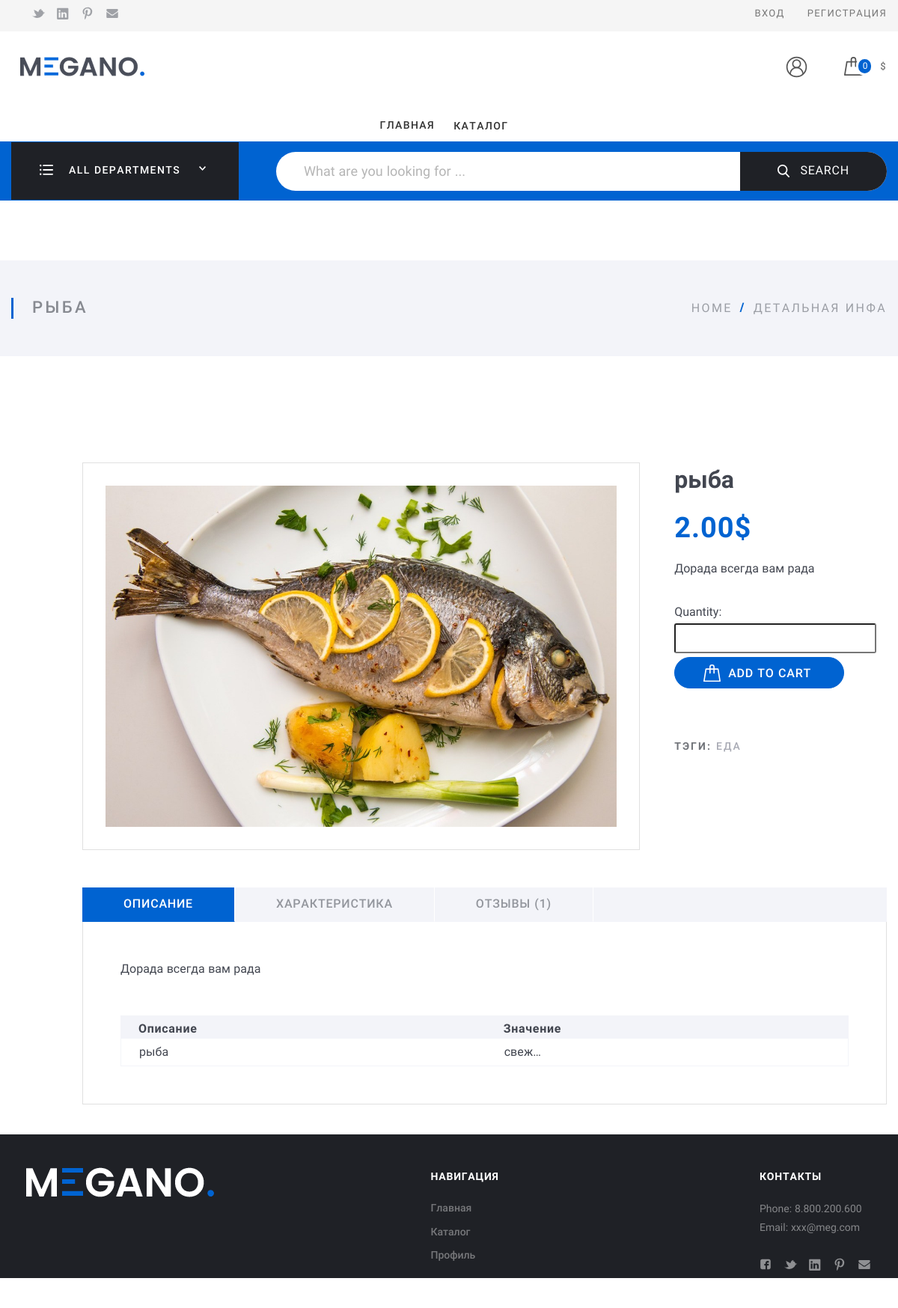
Screenshot of /product/ryba/ with the database file from the repository.
### my_store_app/models.py (models this page shows, shortened)
class Product(models.Model):
    category = models.ForeignKey(
        ProductCategory,
        on_delete=models.CASCADE,
        related_name='products',
        verbose_name='good_category',
    )
    name = models.CharField(max_length=100, verbose_name=_('product name'))
    code = models.CharField(max_length=10, null=True, blank=True, verbose_name=_('product code'))
    slug = models.SlugField(db_index=True, verbose_name=_('product slug'))
    image = models.ImageField(verbose_name=_('product image'))
    description = models.TextField(max_length=2550, null=True, verbose_name=_('product description'))
    rating = models.FloatField(null=True, default=0, verbose_name=_('rating'))
    is_published = models.BooleanField(verbose_name=_('is published'), null=True, blank=True, default=True)
    tags = TaggableManager()
    limited = models.BooleanField(default=False, verbose_name=_('limited edition'))
    price = models.DecimalField(max_digits=10, decimal_places=2, verbose_name=_('price'))
    quantity = models.IntegerField(verbose_name=_('quantity'))
    is_free_delivery = models.BooleanField(default=False, verbose_name='free delivery')
    def __str__(self):
        return self.name
    @property
    def image_url(self):
        if self.image and hasattr(self.image, 'url'):
            return self.image.url
    class Meta:
        verbose_name = _('product')
        verbose_name_plural = _('products')
        db_table = 'products'

class Specifications(models.Model):
    value = models.CharField(max_length=32, null=False)
    product = models.ForeignKey(Product, on_delete=models.CASCADE, blank=True, null=True, related_name='specifications')
    class Meta:
        verbose_name = _('specification')
        verbose_name_plural = _('specifications')
        db_table = 'specifications'

### my_store_app/views.py (the view)
# urls.py: path('product/<slug:slug>/', ProductDetailView.as_view(), name='product'),
class ProductDetailView(DetailView):
    model = Product
    context_object_name = 'product'
    template_name = 'product.html'
    slug_url_kwarg = 'slug'
    paginate_by = 3
    def get_context_data(self,  **kwargs) -> Dict:
        context = super().get_context_data(**kwargs)
        product = CurrentProduct(instance=context['product'])
        reviews = product.get_reviews
        print('reviews', reviews)
        cart_product_form = CartAddProductForm()
        context = {
            'reviews_count': reviews.count(),
            'comments': reviews,
            'form': ReviewForm(),
            'specifications': product.get_specifications,
            'tags': product.get_tags,
            'cart_product_form': cart_product_form,
            **context
        }
        return context

### my_store_app/forms.py
class ReviewForm(forms.ModelForm):
    class Meta:
        model = ProductComment
        fields = ['product', 'user', 'author', 'content', 'rating']

class CartAddProductForm(forms.Form):
    quantity = forms.IntegerField(min_value=1)
    update = forms.BooleanField(required=False, initial=False, widget=forms.HiddenInput)

### my_store_app/context_processors.py (called while the page is built)
def cart(request):
    return {'cart': Cart(request)}

def load_settings(request):
    return {'site_settings': SiteSettings.load()}

### my_store_app/models.py (called while the page is built)
    @property
    def icon_url(self):
        if self.icon and hasattr(self.icon, 'url'):
            return self.icon.url

    def __str__(self) -> str:
        return f'Comments for {str(self.product)}'

    @classmethod
    def load(cls):
        try:
            return cls.objects.get()
        except cls.DoesNotExist:
            return cls()

### my_store_app/services/cart.py (called while the page is built)
    def __len__(self):
        return sum(item['quantity'] for item in self.cart.values())

### my_store_app/services/good_detail.py (called while the page is built)
    @property
    def get_specifications(self) -> QuerySet:
        specifications_cache_key = 'specifications:{}'.format(self.product.id)
        specifications = cache.get(specifications_cache_key)
        if not specifications:
            specifications = self.product.specifications.all()
            cache.set(specifications_cache_key, specifications, 24 * 60 * 60)
        return specifications

    @property
    def get_tags(self) -> QuerySet:
        tags_cache_key = 'tags:{}'.format(self.product.id)
        tags = cache.get(tags_cache_key)
        if not tags:
            tags = self.product.tags.all()
            cache.set(tags_cache_key, tags, 24 * 60 * 60)
        return tags

    @property
    def get_reviews(self) -> QuerySet:
        reviews_cache_key = 'reviews:{}'.format(self.product.id)
        reviews = cache.get(reviews_cache_key)
        if not reviews:
            reviews = self.product.product_comments.all()
            cache.set(reviews_cache_key, reviews, 2 * 6 * 1)
        return reviews

### my_store_app/templatetags/category_tags.py (called while the page is built)
@register.simple_tag()
def get_categories():
    return ProductCategory.objects.all()

### my_store_app/templates/product.html (shortened to what this page needs)
{% extends 'base.html' %}
{% load i18n %}
{% load static %}
{% block header %}
{% include 'includes/header.html' %}
{% endblock %}
{% block content %}
    <div class="Middle Middle_top">
        <div class="Middle-top">
            <div class="wrap">
                <div class="Middle-header">
                    <h1 class="Middle-title">{{ product.name }}</h1>
                    <ul class="breadcrumbs Middle-breadcrumbs">
                        <li class="breadcrumbs-item"><a href="/">{% trans 'home' %}</a></li>
                        <li class="breadcrumbs-item breadcrumbs-item_current"><span>Детальная инфа</span></li>
                    </ul>
                </div>
            </div>
        </div>
        <div class="Middle Middle_top">
            <div class="Section">
                <div class="wrap">
                    <div class="Product">
                        <div class="ProductCard">
                            <div class="ProductCard-look">
                                <div class="ProductCard-photo">
                                    <img src="{{ product.image_url }}" alt="product.jpg">
                                </div>
                            </div>
                            <div class="ProductCard-desc">
                                <div class="ProductCard-header">
                                    <h2 class="ProductCard-title">{{ product.name }}
                                    </h2>
                                    <div class="ProductCard-info">
                                        <div class="ProductCard-cost">
                                            <div class="ProductCard-price">{{ product.price }}$
                                            </div>
                                        </div>
                                    </div>
                                </div>
                                <div class="ProductCard-text">
                                    {{ product.description }}
                                </div>
                                <div class="ProductCard-cart">
                                    <form method="post" action="{% url 'cart_add' product.id  %}">
                                    {{ cart_product_form }}
                                    <div class="ProductCard-cartElement">
                                        <button type="submit" class="btn btn_primary">
                                    <img class="btn-icon" src="{% static 'assets/img/icons/card/cart_white.svg' %}" alt="cart_white.svg"><span class="btn-content">{% trans 'Add To Cart' %}</span>
                                        </button>
                                    </div>
                                    </form>
                                </div>
                                <div class="ProductCard-footer">
                                    <div class="ProductCard-tags">
                                        <strong class="ProductCard-tagsTitle">Тэги:
                                        </strong>
                                        {% for tag in tags %}
                                        <a href="#">{{ tag }}</a>
                                        {% endfor %}
                                    </div>
                                </div>
                            </div>
                        </div>
                        <div class="Tabs Tabs_default">
                            <div class="Tabs-links"><a class="Tabs-link_ACTIVE Tabs-link" href="#description"><span>Описание</span></a><a class="Tabs-link" href="#addit"><span>Характеристика</span></a><a class="Tabs-link" href="#reviews"><span>Отзывы  (<span class="count_reviews">{{ reviews_count|default_if_none:"0" }}</span>)</span></a>
                            </div>
                            <div class="Tabs-wrap">
                                <div class="Tabs-block" id="description">
                                   {{ product.description }}
                                    <div class="table">
                                        <table>
                                            <tbody><tr>
                                                <th>{% trans 'Описание' %}
                                                </th>
                                                <th>{% trans 'Значение' %}
                                                </th>
                                            </tr>
                                            {% for spec in specifications %}
                                            <tr>
                                                <td>{{ spec.product }}
                                                </td>
                                                <td>{{ spec.value|truncatechars:5 }}
                                                </td>
                                            </tr>
                                        </tbody></table>
                                    </div>
                                </div>
                                            {% endfor %}
                        </div>
                    </div>
                </div>
            </div>
        </div>
    </div>
{% endblock %}
{% block footer %}
{% include 'includes/footer.html' %}
{% endblock %}

### my_store_app/static/assets/css/basic.css (style rules this page uses)
html { font-family: sans-serif; -ms-text-size-adjust: 100%; -webkit-text-size-adjust: 100%; }
body { margin: 0; }
a { background-color: transparent; -webkit-text-decoration-skip: objects; }
b, strong { font-weight: inherit; }
b, strong { font-weight: bolder; }
h1 { font-size: 2em; margin: 0.67em 0; }
img { border-style: none; }
button, input, select, textarea { font: inherit; margin: 0; }
button, input { overflow: visible; }
button, select { text-transform: none; }
button, html [type="button"], [type="reset"], [type="submit"] { -webkit-appearance: button; }
.breadcrumbs { text-transform: uppercase; line-height: 1.8em; font-size: 16px; overflow: hidden; display: block; margin: 0; padding: 0; }
.breadcrumbs:before, .breadcrumbs:after { content: ""; display: table; }
.breadcrumbs:after { clear: both; }
.breadcrumbs-item { display: block; float: left; position: relative; letter-spacing: 2.4px; }
.breadcrumbs-item + .breadcrumbs-item { margin-left: 28px; }
.breadcrumbs-item + .breadcrumbs-item:after { content: '/'; display: block; width: 20px; height: 20px; line-height: 20px; z-index: 0; position: absolute; color: #0063d1; font-weight: 900; text-align: center; left: -24px; top: 50%; margin-top: -11px; }
.breadcrumbs-item a { color: #9b9ea5; border-bottom: none; position: relative; z-index: 1; }
.breadcrumbs-item_current { color: #9b9ea5; text-decoration: none; }
.btn { display: inline-flex; align-items: center; justify-content: center; min-height: 42px; border: 1px solid #fff; border-color: #fff; border-radius: 100px; background: #fff; padding: 3px 15px; line-height: 1.2em; text-align: center; color: #424650; text-decoration: none; position: relative; font-size: 16px; border-color: #fff; color: #424650; background: #fff; transition: all 200ms; font-weight: 500; text-transform: uppercase; letter-spacing: 0.8px; padding-left: 38px; padding-right: 38px; }
.btn-icon { vertical-align: middle; margin: 0 !important; margin-right: 10px !important; }
.btn-content { position: relative; display: inline-block; padding-right: 5px; }
.btn_primary { border-color: #0063d1; color: #fff; background: #0063d1; transition: all 200ms; }
label { display: inline-block; }
.table { overflow: auto; }
html { height: 100%; width: 100%; display: block; font-family: Roboto, Verdana, Arial, "Helvetica CY", Helvetica, "Nimbus Sans L", sans-serif; }
body { min-height: 100%; font-size: 16px; color: #424650; line-height: 1.3em; text-align: left; position: relative; min-width: 320px; background: #fff; display: flex; flex-direction: column; }
* { box-sizing: border-box; }
a { text-decoration: none; color: #0063d1; border-bottom: 1px solid #84beff; border-bottom: 1px solid rgba(0, 99, 209, 0); padding-bottom: 0; cursor: pointer; }
ul { margin: 20px 0; padding: 0 0 0 8px; list-style: none; line-height: 1.5em; }
ul li { position: relative; list-style: none; }
ul li:after { content: ' '; width: 4px; height: 4px; position: absolute; top: 10px; left: -8px; border-radius: 10px; }
h1, h2, h3 { text-align: left; font-weight: bold; margin-bottom: 20px; line-height: 1.3em; }
h1:first-child, h2:first-child, h3:first-child { margin-top: 0; }
h1 { margin-bottom: 40px; margin-top: 20px; }
h2 { margin-bottom: 25px; margin-top: 49px; }
table { width: 100%; margin-bottom: 35px; margin-top: 58px; clear: both; line-height: 1.6em; border-collapse: collapse; border-left: 1px solid #f3f4f9; border-right: 1px solid #f3f4f9; border-bottom: 1px solid #f3f4f9; }
table:last-child { margin-bottom: 0; }
table:first-child { margin-top: 0; }
table td, table th { padding: 5px 24px 5px; letter-spacing: 0.1px; text-align: left; vertical-align: top; }
table th { font-weight: bold; background: #f3f4f9; padding: 5px 23px 0; letter-spacing: 0.7px; }
table tr:first-child th { border-top: 0; }
.wrap { padding: 0 15px; max-width: 1630px; min-width: 320px; width: 100%; box-sizing: border-box; margin: 0 auto; position: relative; }

### rows the page displays
Product: name "РЫБА", image_url (picture), name "рыба", price "2.00", description "Дорада всегда вам рада"
Tag: name "ЕДА"
Specifications: product "рыба", value "свеж…"

### other values shown
{{ reviews_count|default_if_none:"0" }} "1"
